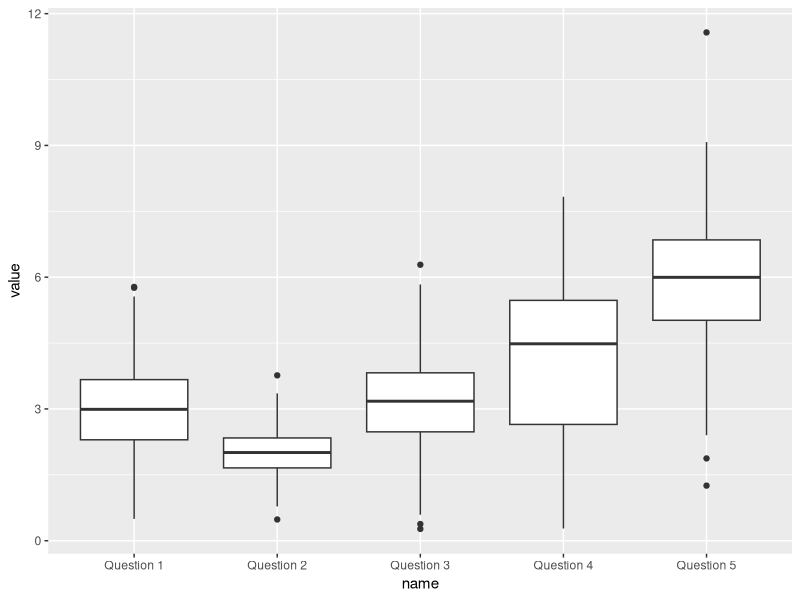
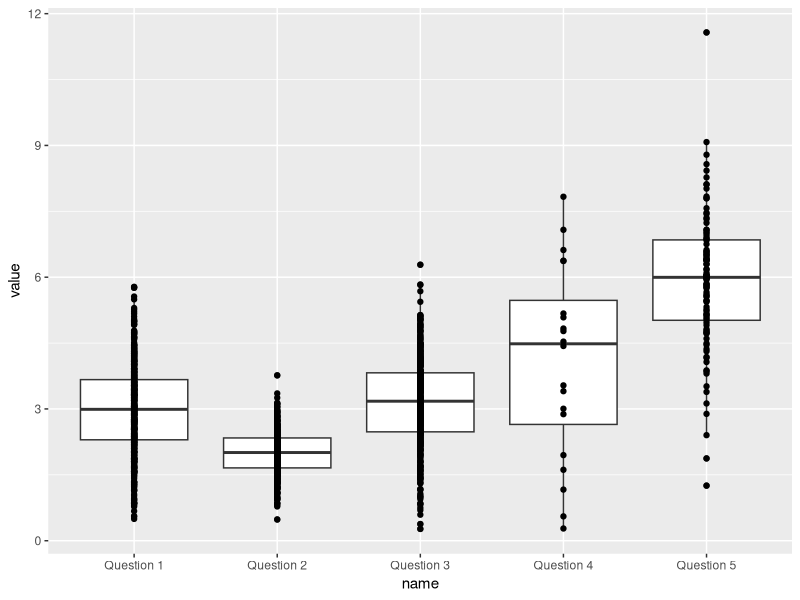
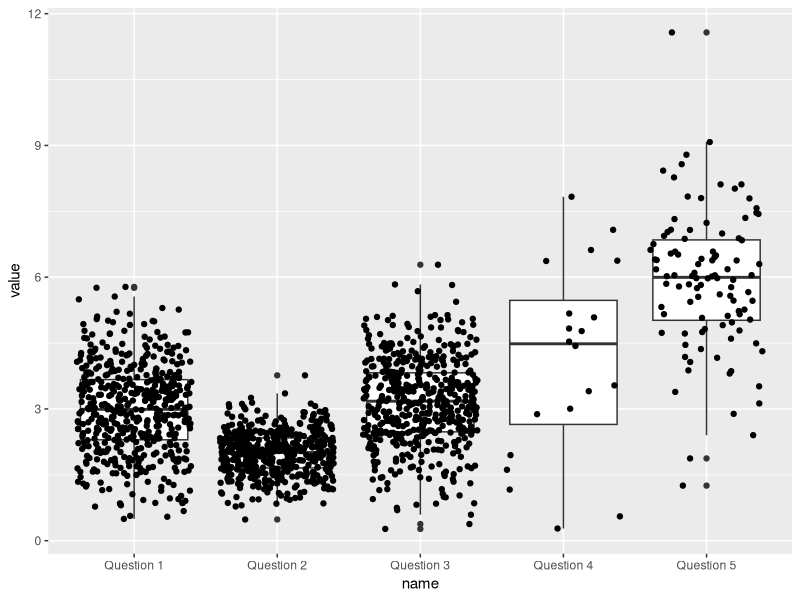
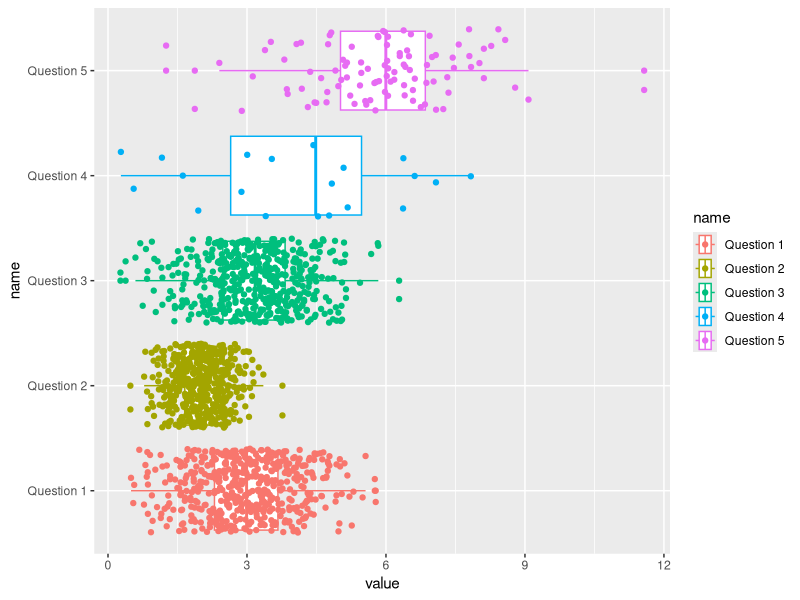
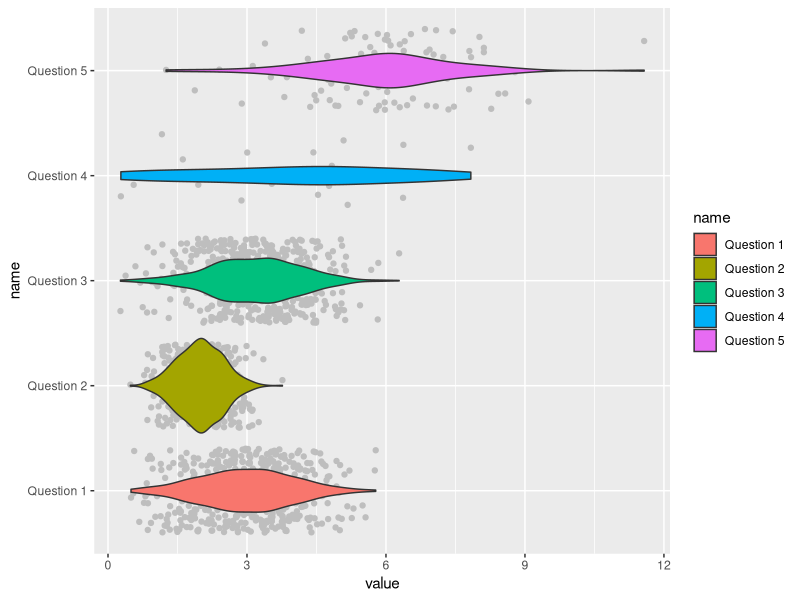
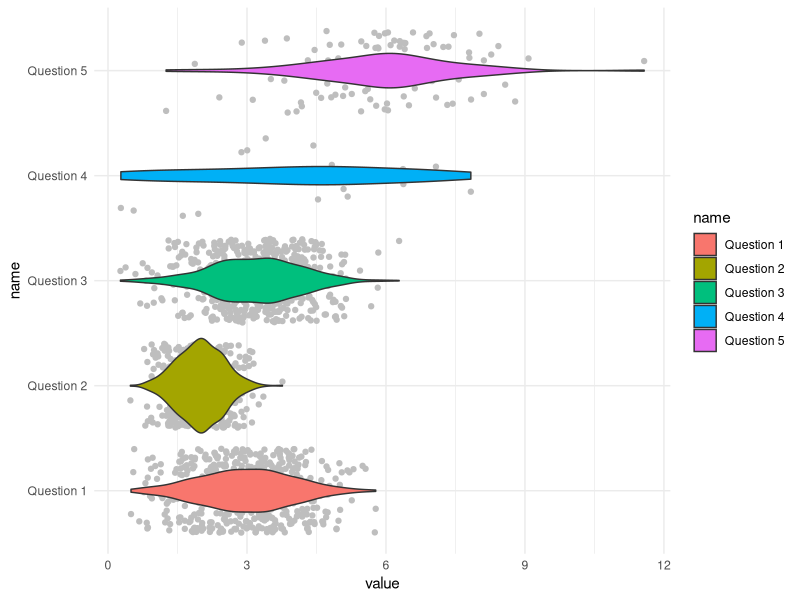
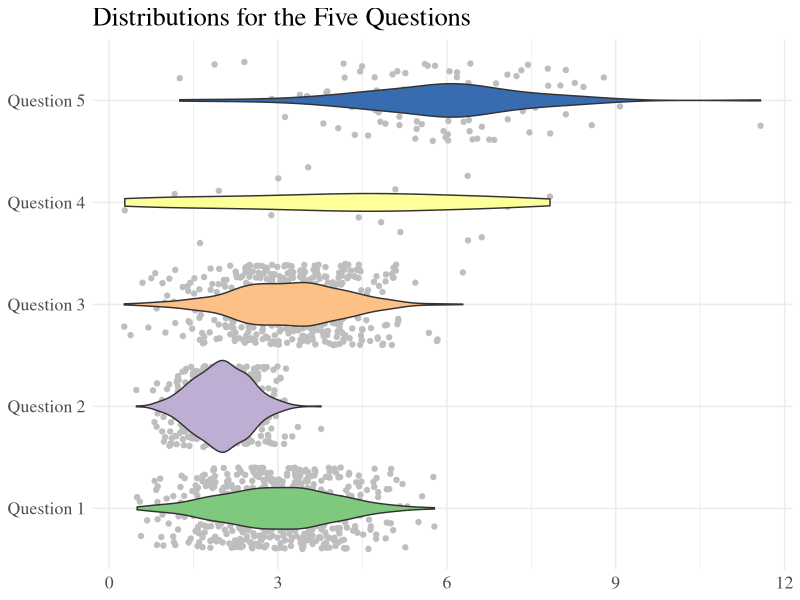

Write R code to recreate these figures, in order. (Note: this script raises an error after producing the figures.)
## ---- chunk 1
library(here)
library(dplyr)
library(readr)
library(magrittr)
library(tidyr)
library(stringr)
library(ggplot2)
## ---- chunk 2
library(tidyverse)

table4a
## ---- chunk 3
knitr::include_graphics("https://socviz.co/dataviz-pdfl_files/figure-html4/ch-01-anscombe-1.png")
## ---- chunk 4
knitr::include_graphics("https://apreshill.github.io/ohsu-biodatavis/slides_files/figure-html/bar1-1.png")
## ---- chunk 5
knitr::include_graphics("https://apreshill.github.io/ohsu-biodatavis/slides_files/figure-html/bar8-1.png")
## ---- chunk 6
# create a dataset
data <- data.frame(
  name=c( rep("Question 1",500), rep("Question 2",500), rep("Question 3",500), rep("Question 4",20), rep('Question 5', 100)  ),
  value=c( rnorm(500, 3, 1), rnorm(500, 2, .5), rnorm(500, 3.1, 1), rnorm(20, 4, 2), rnorm(100, 6, 1.5) )
) %>% 
  filter(value > 0) %>% 
  as_tibble()
## ---- chunk 7
data
## ---- chunk 8
data %>%
  ggplot(aes(x = name, y = value)) +
  geom_boxplot()
## ---- chunk 9
knitr::include_graphics("https://d33wubrfki0l68.cloudfront.net/21d683072b0c21cbd9b41fc0e37a587ad26b9525/cbf41/wp-content/uploads/2018/08/data-visualization-2.1.png")
## ---- chunk 10
data %>%
  ggplot(aes(x = name, y = value)) +
  geom_boxplot() +
  geom_point()
## ---- chunk 11
data %>%
  ggplot(aes(x = name, y = value)) +
  geom_boxplot() +
  geom_jitter()
## ---- chunk 12
data %>%
  ggplot(aes(x = value, y = name, color = name)) +
  geom_boxplot() +
  geom_jitter()
## ---- chunk 13
data %>%
  ggplot(aes(x = value, y = name, fill = name)) +
  geom_jitter(color = "gray") +
  geom_violin()
## ---- chunk 14
data %>%
  ggplot(aes(x = value, y = name, fill = name)) +
  geom_jitter(color = "gray") +
  geom_violin() +
  theme_minimal()
## ---- chunk 15
data %>%
  ggplot(aes(x = value, y = name, fill = name)) +
  geom_jitter(color = "gray") +
  geom_violin() +
  theme_minimal() +
  scale_fill_brewer("", type = "qual") +
  ylab(NULL) +
  xlab(NULL) +
  theme(text = element_text(size = 16, family = "Times"),
        legend.position = "none") +
  ggtitle("Distributions for the Five Questions")
## ---- chunk 16
knitr::include_graphics("img/interactions.png")
